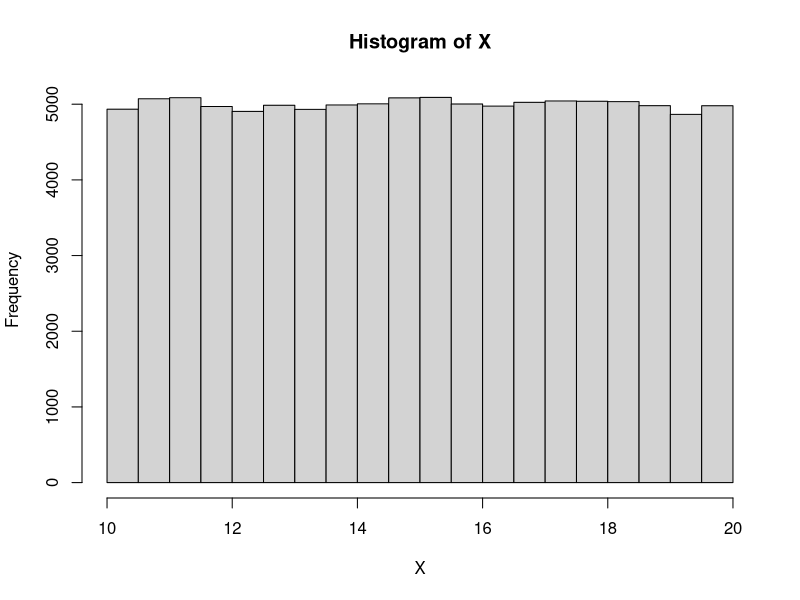

This figure's R source: (Note: this script raises an error after producing the figure.)
#ΜΕΘΟΔΟΣ ΑΝΤΙΣΤΡΟΦΗΣ (παράγουμε έναν τ.α. U ~ U(0,1) και θέτουμε X=F^(-1)(U))
#Για ομοιόμορφη: F(x)=u => (X-a)/(b-a)=u => x=a+(b-a)*U

n=10^5; a=10; b=20;
U=runif(n); X=a+(b-a)*U;
hist(X)

#Για εκθετική:
n=10^5; lambda=3; U=runif(n);
X=-log(U)/lambda
#αλγεβρικα βγαινει στην παρένθεση (1-U) όμως και τα 2 ~ U(0,1)
#print(X)
#mean(X)
#hist(X)
hist(X,seq(0,4,0.1))
hist(X[X<4],seq(0,4,0.1), prob=TRUE)
hist(X,100)

x=seq(0,4,0.1); lines(x,lambda*exp(-lambda*x), type="l", col="slateblue")

#Gumbel κατανομή: f(x)=exp(-(exp(-x)))*exp(-x)
#X= - lmu(-lnu)

n=10^5; U=runif(n);
X=-log(-log(U));
mean(X)
hist(X,100, prob=TRUE)
x=seq(-3,6,0.1);lines(x,exp(-x)*exp(-exp(-x)), type="l", col="slateblue")
sd(X)

#Κατανομη Γάμμα (δεν εχει κλειστο τυπο κατανομης αρα ουτε και αντιστροφη)

#Περιπτωση Γαμμα Erlang

lambda=6; k=12; n=10^5;
X=rep(0,n)
for(i in 1:n){U=runif(k); X[i]=sum(-log(U)/lambda)}
hist(X,100, prob=TRUE)
mean(X)
x=seq(0,5,0.05); lines(x,dgamma(x,k,lambda), col="slateblue", lwd=4)


#Κανονική κατανομή Ν(0,1) (μεσω U)
n=10^6; X=rep(0,n);
for(i in 1:n){X[i]= sum(runif(12))-6}
hist(X,100, prob= TRUE)
x=seq(-4,4,0.05);
lines(x,dnorm(x,0,1), col="cyan4", lwd=4 )

#Και τώρα μέσω της έτοιμης qnorm

U=runif(n); n=10^6;
X=qnorm(U,0,1)
hist(X,200,prob=TRUE)
x=seq(min(X),max(X),0.05); lines(x,dnorm(x,0,1), col="orange", lwd=4)
#(^καλυτερη προσεγγιστικη μεθοδος απο την προηγουμενη προφανως)


#Ακριβεστερη μέθοδος για κανονική: Μεθοδος Box Muller

#Πρώτα παράγουμε έναν τ.α. R2=-1/lambda*log(U)

R2=-2*log(runif(1));

#Τώρα θα παράξουμε και τη γωνία θ

Theta=runif(1)*2*pi;
c(R2,Theta)
Z1=sqrt(R2)*cos(Theta); Z2=sqrt(R2)*sin(Theta);
c(Z1,Z2)

#Τώρα θα αυξήσουμε το πλήθος
n=10^4; R2=-2*log(runif(n)); Theta=runif(n)*2*pi;

Z1=sqrt(R2)*cos(Theta); Z2=sqrt(R2)*sin(Theta);

#Τσεκάρουμε αν τα Z προέρχονται από την κανονική κατανομή

#hist(Z2,100, prob=TRUE)
#x=seq(-4,4,0.05); lines(x,dnorm(x,0,1), col="red2", lwd=4)

plot(Z1,Z2)
#οσο αυξανουμε το πλήθος βλεπουμε οτι σχεδον ολα τα στοιχεια
#συγκεντρώνονται στο κεντρο του plot, αρα μιλαμε για μια
#διδιαστατη κανονικη κατανομη

mu1=3; sigma1=2; mu2=3; sigma2=4;
X1=mu1+sigma1*Z1; X2=mu2+sigma2*Z2
plot(X1,X2, asp=1)
